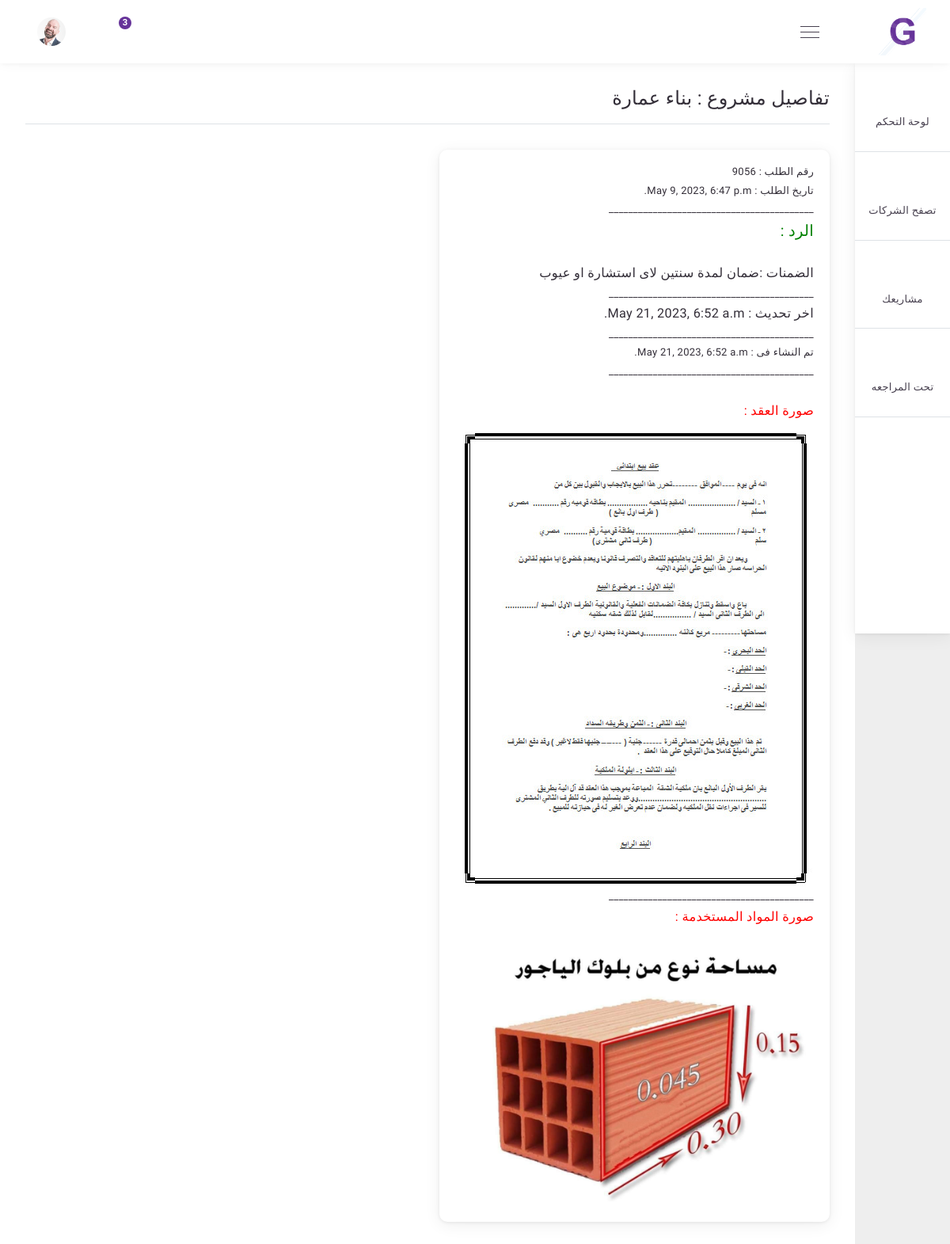
Page /orders/1/contracts_guarantees/ on the committed database.
### request/models.py (models this page shows, shortened)
class ProjectRequest(models.Model):
    Request_Status={
        ('تحت المراجعة' , 'تحت المراجعة'),
        ('مقبول' , 'مقبول'),
        ('مرفوض ' , 'مرفوض'),
    }
    work_Type={
        ('بناء' , 'بناء'),
        ('ترميم' , 'ترميم'),
        ('شراء ' , 'شراء'),
    }
    user               = models.ForeignKey(User,  on_delete=models.CASCADE)
    company            = models.ForeignKey(Company,  on_delete=models.CASCADE)
    workname           = models.CharField(_("إسم العميل"), max_length=50)
    name               = models.CharField(_("عنوان المشروع"), max_length=50)
    workType           = models.CharField(_("نوع العمل "),choices=work_Type,default='بناء' , max_length=50)
    request_status     = models.CharField(_("حالة الطلب "),choices=Request_Status,default='تحت المراجعة' , max_length=50)
    city               = models.CharField(_("المدينة "), max_length=50)
    code               = models.IntegerField(_("رقم الطلب"), default=random_string)
    description        = models.TextField(_("وصف الطلب"))
    create_at          = models.DateTimeField(_("تاريخ الطلب"), default = timezone.now)
    class Meta:
        verbose_name = _("Project Request")
        verbose_name_plural = _("Project Request")

class Contracts_Guarantees(models.Model):
    contracts_guarantees  = models.ForeignKey(ProjectRequest,  on_delete=models.CASCADE)
    image_status     = models.ImageField(_("صورة العقد"), upload_to=None, height_field=None, width_field=None, max_length=None)
    materials_used     = models.ImageField(_("المواد المستخدمة"), upload_to=None, height_field=None, width_field=None, max_length=None)
    description        = models.TextField(_("الضمنات"))
    update_at          = models.DateTimeField(_("أخر تحديث للطلب"), default = timezone.now)
    create_at          = models.DateTimeField(_("تاريخ الطلب"), default = timezone.now)
    class Meta:
        verbose_name = _("Contracts Guarantees")
        verbose_name_plural = _("Contracts Guarantees")

### orders/views.py (the view)
# urls.py: path('<int:id>/contracts_guarantees/' , views.contracts_guarantees  , name='contracts_guarantees'),
def contracts_guarantees(request , id):
    ProjectRequestid  = get_object_or_404(ProjectRequest, id=id)
    contracts_guarantees  = Contracts_Guarantees.objects.get(contracts_guarantees = ProjectRequestid)
    return render(request ,'contracts_guarantees.html', {
        'ProjectRequestid' : ProjectRequestid ,
        'contracts_guarantees' : contracts_guarantees ,
        'title' : 'حالة المشروع الخاص بك',
    })

### orders/templates/contracts_guarantees.html
{% extends 'base.html' %}
{% load static %}
{% load bootstrap4 %}
{% block 'body' %}
<div class="main-content-wrap sidenav-open d-flex flex-column">
<div class="main-content">
    <div class="breadcrumb">
        <h1>تفاصيل مشروع :   {{ProjectRequestid.name}} </h1>
    </div>
    <div class="separator-breadcrumb border-top"></div>
    <div class="row">
        <div class="col-md-6">
            <div class="card mb-5">
                <div class="card-body">
                   <h6>رقم الطلب : {{ProjectRequestid.code}}</h6>
                   <h6>تاريخ الطلب : {{ProjectRequestid.create_at}}</h6>
                   <h6>__________________________________________</h6>
                   <h4 style="color:green">الرد  : </h4>
                   <br>
                   <h5>الضمنات :{{contracts_guarantees.description}}</h5>
                   <h6>__________________________________________</h6>
                   <h5>اخر تحديث : {{contracts_guarantees.update_at}}</h5>
                   <h6>__________________________________________</h6>
                   <h6>تم النشاء فى : {{contracts_guarantees.create_at}}</h6>
                   <h6>__________________________________________</h6>
                   <br>
                   <h5 style="color:red">صورة العقد  : </h5>
                   {% if contracts_guarantees.image_status %}
                   <img src="{{contracts_guarantees.image_status.url}}">
                   {% endif %}
                   <h6>__________________________________________</h6>
                   <h5 style="color:red">صورة المواد المستخدمة  : </h5>
                   {% if contracts_guarantees.materials_used %}
                   <img src="{{contracts_guarantees.materials_used.url}}">
                   {% endif %}
                </div>
            </div>
        </div>
    </div>
    </div>
</div>
{% endblock %}

### rows in the picture
ProjectRequest: name "بناء عمارة", code "9056", create_at "May 9, 2023, 6:47 p.m."
Contracts_Guarantees: description "ضمان لمدة سنتين لاى استشارة او عيوب", update_at "May 21, 2023, 6:52 a.m.", create_at "May 21, 2023, 6:52 a.m.", image_status (picture), materials_used (picture)
